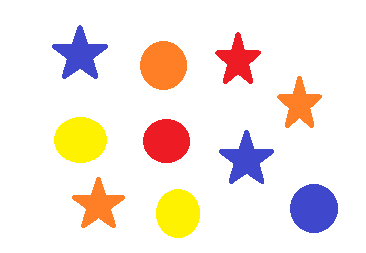
#> input picture sample1.png, 366 x 253 px
$ jupyter execute 'Blurring_An_Image_(Code_In_Place_2021).ipynb'
#> lines starting #> are read from the running program, lines starting #| are printed output that depends on the picture
<a href="https://colab.research.google.com/github/uttarabahad/CodeInPlace2021-Stanford-/blob/main/Blurring_An_Image_(Code_In_Place_2021).ipynb" target="_parent"></a>

**AIM:** To blur a given sample image.

**Name:** Uttara Bahad

[cell 1]
#Importing Necessary Packages
from google.colab.patches import cv2_imshow
import cv2
#Reading the original Image
img = cv2.imread('sample1.png')
#> img is the input picture: shape (253, 366, 3); mean B, G, R 226.6, 233.3, 245.1

#Showing the original Image
cv2_imshow(img)

[cell 2]
#Blurring the image using GaussianBlur Function
blur_img = cv2.GaussianBlur(img, (11,11), sigmaX=40, sigmaY=30)
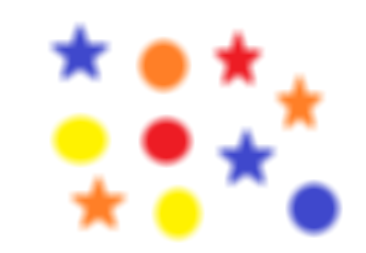
#> blur_img: shape (253, 366, 3); mean B, G, R 226.6, 233.3, 245.1

#Displaying the blurred Image
cv2_imshow(blur_img)
